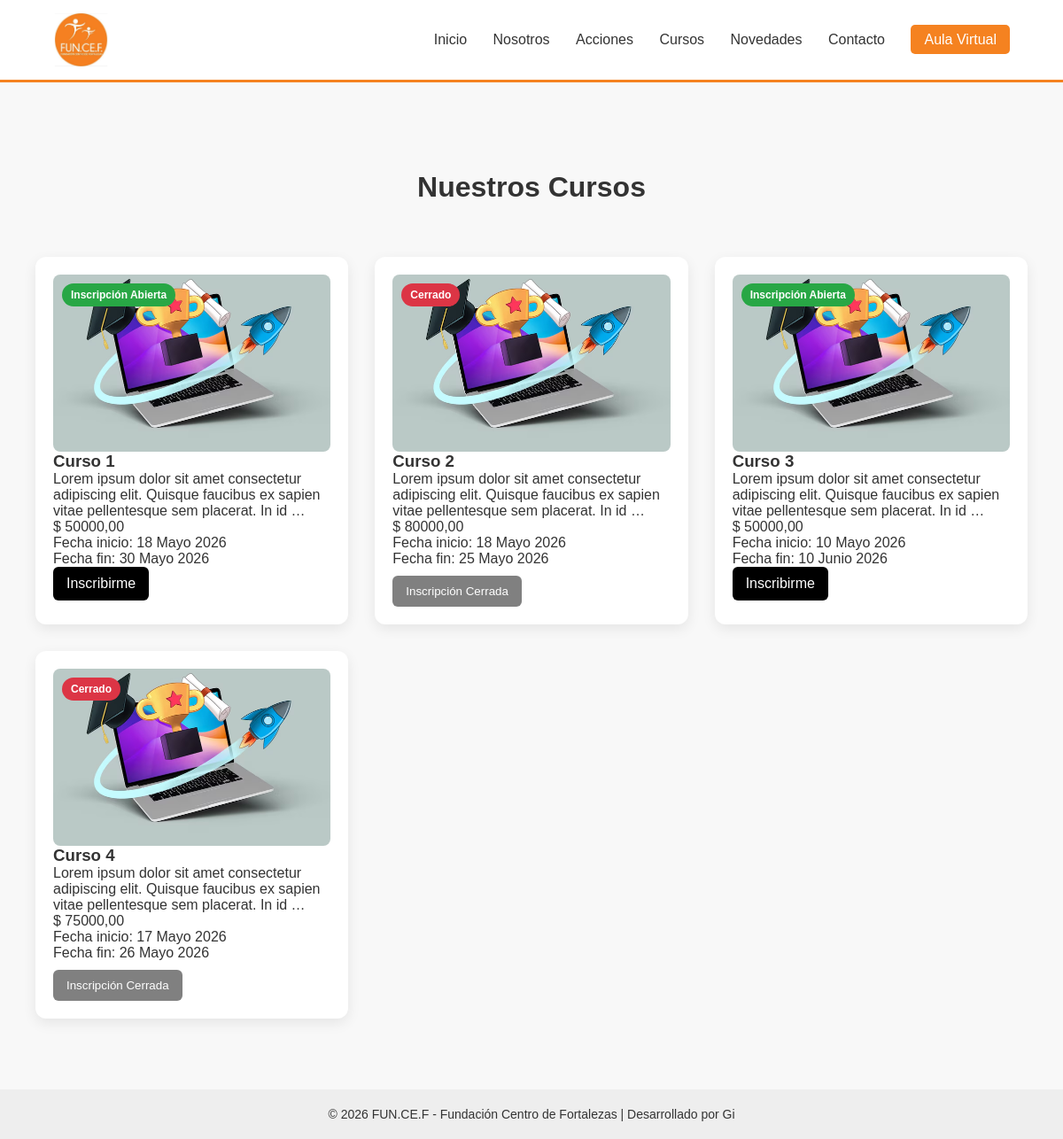
Screenshot of /cursos/ with the database file from the repository.
### web/models.py (models this page shows, shortened)
class Curso(models.Model):
    nombre = models.CharField(max_length=200)
    descripcion = models.TextField()
    imagen = models.ImageField(upload_to='cursos/')
    cupo_maximo = models.IntegerField()
    valor = models.DecimalField(max_digits=10, decimal_places=2)
    ESTADO_CHOICES = [
        ('abierto', 'Abierto'),
        ('cerrado', 'Cerrado'),
        ('proximo', 'Próximamente'),
    ]
    estado = models.CharField(
        max_length=20,
        choices=ESTADO_CHOICES,
        default='cerrado'
    )
    fecha_inicio_inscripcion = models.DateField()
    fecha_fin_inscripcion = models.DateField()
    fecha_creacion = models.DateTimeField(auto_now_add=True)
    def __str__(self):
        return self.nombre
    @property
    def inscripcion_habilitada(self):
        hoy = timezone.localdate()
        return (
            self.estado == "abierto"
            and self.fecha_inicio_inscripcion <= hoy <= self.fecha_fin_inscripcion
        )

### web/views.py (the view)
# urls.py: path('cursos/', views.lista_cursos, name='cursos'),
def lista_cursos(request):
    print("ENTRÉ A LISTA_CURSOS")
    cursos = Curso.objects.all()
    print("CURSOS:", cursos)
    return render(request, 'web/cursos.html', {'cursos': cursos})

### web/templates/web/cursos.html
{% extends 'web/base.html' %}
{% block content %}
<h1 class="titulo-seccion">Nuestros Cursos</h1>
<div class="contenedor-cursos">
    {% for curso in cursos %}
        <div class="card-curso">
            {% if curso.imagen %}
                <div class="imagen-container">
                    <img src="{{ curso.imagen.url }}" alt="{{ curso.nombre }}">
                    {% if curso.inscripcion_habilitada %}
                        <span class="badge abierta">Inscripción Abierta</span>
                    {% else %}
                        <span class="badge cerrada">Cerrado</span>
                    {% endif %}
                </div>
            {% endif %}
            <div class="card-body">
                <h3>{{ curso.nombre }}</h3>
                <p class="descripcion">
                    {{ curso.descripcion|truncatewords:18 }}
                </p>
                <p class="precio">$ {{ curso.valor }}</p>
                <p>Fecha inicio: {{ curso.fecha_inicio_inscripcion }}</p>
                <p>Fecha fin: {{ curso.fecha_fin_inscripcion }}</p>
                {% if curso.inscripcion_habilitada %}
                    <a href="{% url 'inscribirse' curso.id %}" class="btn-inscribirse">
                        Inscribirme
                    </a>
                {% else %}
                    <button class="btn-cerrado" disabled>
                        Inscripción Cerrada
                    </button>
                {% endif %}
            </div>
        </div>
    {% endfor %}
</div>
{% endblock %}

### static/css/style.css (style rules this page uses)
* { margin: 0; padding: 0; box-sizing: border-box; }
body { font-family: Arial, Helvetica, sans-serif; background-color: #F8F8F8; color: #333333; }
.contenedor-cursos { display: grid; grid-template-columns: repeat(auto-fit, minmax(300px, 1fr)); gap: 20px; }
.card-curso { background: white; border-radius: 10px; padding: 15px; box-shadow: 0 4px 10px rgba(0,0,0,0.1); }
.card-curso img { width: 100%; height: 200px; object-fit: cover; border-radius: 8px; }
button { margin-top: 10px; padding: 8px 12px; background: black; color: white; border: none; cursor: pointer; }
button:disabled { background: gray; cursor: not-allowed; }
.card-curso, .card-novedad { background: white; padding: 20px; border-radius: 15px; box-shadow: 0 4px 15px rgba(0,0,0,0.1); }
.titulo-seccion { text-align: center; margin: 40px 0; }
.contenedor-cursos { display: grid; grid-template-columns: repeat(3, 1fr); gap: 30px; padding: 20px 40px; }
.card-curso { background: white; border-radius: 12px; overflow: hidden; box-shadow: 0 5px 15px rgba(0,0,0,0.08); transition: transform 0.3s ease; display: flex; flex-direction: column; }
.imagen-container { position: relative; height: 200px; overflow: hidden; }
.imagen-container img { width: 100%; height: 100%; object-fit: cover; }
.badge { position: absolute; top: 10px; left: 10px; padding: 6px 10px; font-size: 12px; font-weight: bold; border-radius: 20px; color: white; }
.abierta { background: #28a745; }
.cerrada { background: #dc3545; }
.btn-inscribirse { display: inline-block; padding: 10px 15px; background: black; color: white; text-decoration: none; border-radius: 6px; transition: 0.3s; }
.btn-cerrado { padding: 10px 15px; background: #999; color: white; border: none; border-radius: 6px; }

### rows the page displays
Curso: imagen (picture), estado "Inscripción Abierta", nombre "Curso 1", descripcion "Lorem ipsum dolor sit amet consectetur adipiscing elit. Quisque faucibus ex sapien vitae pellentesque sem placerat. In id …", valor "50000,00", fecha_inicio_inscripcion "18 Mayo 2026", fecha_fin_inscripcion "30 Mayo 2026"
Curso: imagen (picture), estado "Cerrado", nombre "Curso 2", descripcion "Lorem ipsum dolor sit amet consectetur adipiscing elit. Quisque faucibus ex sapien vitae pellentesque sem placerat. In id …", valor "80000,00", fecha_inicio_inscripcion "18 Mayo 2026", fecha_fin_inscripcion "25 Mayo 2026"
Curso: imagen (picture), estado "Inscripción Abierta", nombre "Curso 3", descripcion "Lorem ipsum dolor sit amet consectetur adipiscing elit. Quisque faucibus ex sapien vitae pellentesque sem placerat. In id …", valor "50000,00", fecha_inicio_inscripcion "10 Mayo 2026", fecha_fin_inscripcion "10 Junio 2026"
Curso: imagen (picture), estado "Cerrado", nombre "Curso 4", descripcion "Lorem ipsum dolor sit amet consectetur adipiscing elit. Quisque faucibus ex sapien vitae pellentesque sem placerat. In id …", valor "75000,00", fecha_inicio_inscripcion "17 Mayo 2026", fecha_fin_inscripcion "26 Mayo 2026"
